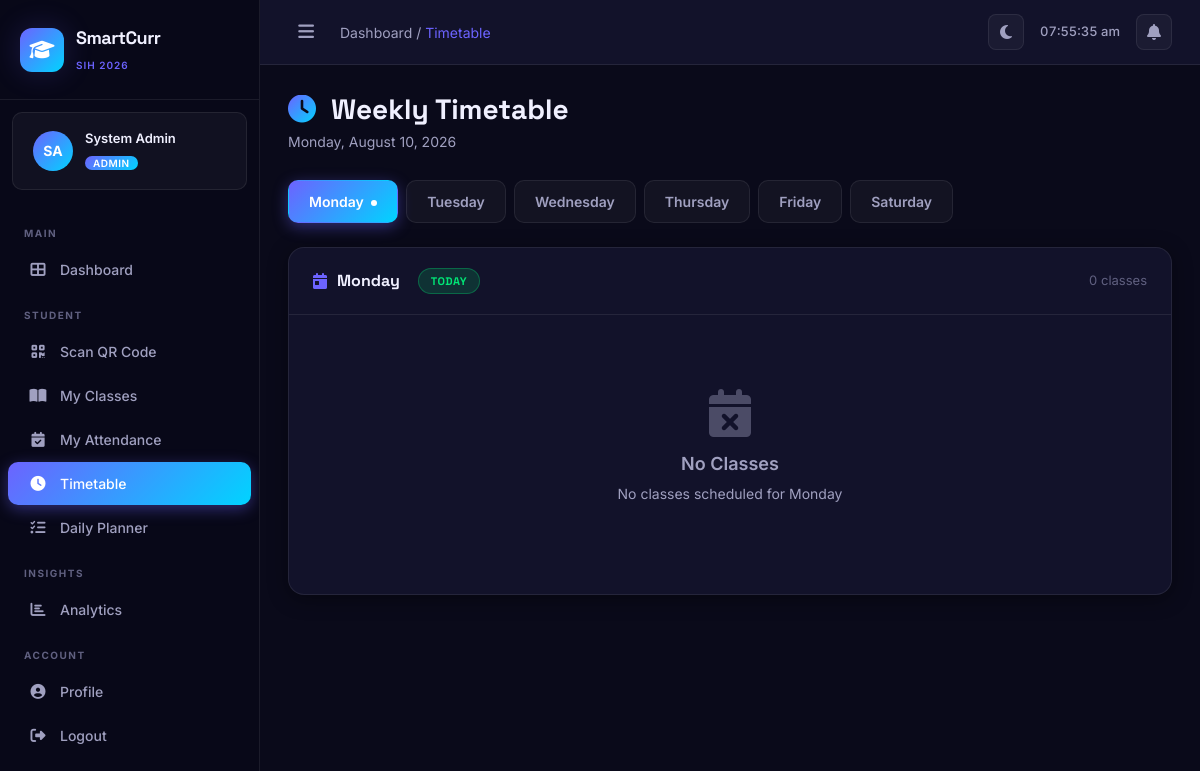
Page /timetable/ (signed in) on the committed database.
### accounts/models.py (models this page shows, shortened)
class CustomUser(AbstractUser):
    ROLE_CHOICES = [
        ('student', 'Student'),
        ('teacher', 'Teacher'),
        ('admin', 'Admin'),
    ]
    role = models.CharField(max_length=20, choices=ROLE_CHOICES, default='student')
    phone = models.CharField(max_length=15, blank=True)
    profile_picture = models.ImageField(upload_to='profiles/', blank=True, null=True)
    department = models.CharField(max_length=100, blank=True)
    roll_number = models.CharField(max_length=20, blank=True)  # for students
    employee_id = models.CharField(max_length=20, blank=True)  # for teachers
    year_of_study = models.IntegerField(null=True, blank=True)  # for students
    section = models.CharField(max_length=10, blank=True)
    def is_teacher(self):
        return self.role == 'teacher'
    def is_student(self):
        return self.role == 'student'

### timetable/views.py (the view)
# urls.py: path('', views.timetable_view, name='timetable'),
@login_required
def timetable_view(request):
    user = request.user
    if user.is_student():
        slots = TimeSlot.objects.filter(
            department=user.department,
            year=user.year_of_study,
            section=user.section
        ).select_related('class_obj__subject', 'class_obj__teacher').order_by('day', 'start_time')
    else:
        slots = TimeSlot.objects.filter(
            class_obj__teacher=user
        ).select_related('class_obj__subject').order_by('day', 'start_time')
    days = ['MON', 'TUE', 'WED', 'THU', 'FRI', 'SAT']
    day_labels = {'MON': 'Monday', 'TUE': 'Tuesday', 'WED': 'Wednesday',
                  'THU': 'Thursday', 'FRI': 'Friday', 'SAT': 'Saturday'}
    timetable = {day: [] for day in days}
    for slot in slots:
        timetable[slot.day].append(slot)
    today = timezone.now().date()
    today_day = today.strftime('%A')[:3].upper()
    today_slots = timetable.get(today_day, [])
    free_periods = [s for s in today_slots if s.slot_type == 'free']
    return render(request, 'timetable/timetable.html', {
        'timetable': timetable,
        'days': days,
        'day_labels': day_labels,
        'today': today,
        'today_day': today_day,
        'today_slots': today_slots,
        'free_periods': free_periods,
    })

### timetable/templatetags/timetable_extras.py (called while the page is built)
@register.filter
def dict_get(d, key):
    if isinstance(d, dict):
        return d.get(key, [])
    return []

### templates/timetable/timetable.html (shortened to what this page needs)
{% extends 'base.html' %}
{% load timetable_extras %}
{% block breadcrumb %}Dashboard / <span style="color:var(--accent-primary)">Timetable</span>{% endblock %}
{% block content %}
<div class="page-header fade-in-up">
    <h1 class="page-title"><i class="fas fa-clock me-2 text-gradient"></i> Weekly Timetable</h1>
    <p class="page-subtitle">{{ today|date:"l, F j, Y" }}</p>
</div>
<div class="d-flex gap-2 flex-wrap mb-4 fade-in-up">
    {% for day in days %}
    <button class="day-tab {% if day == today_day %}active{% endif %}" onclick="showDay('{{ day }}', this)">
        {{ day_labels|dict_get:day }}
        {% if day == today_day %}<span style="display: inline-block; width: 6px; height: 6px; background: white; border-radius: 50%; margin-left: 4px; vertical-align: middle;"></span>{% endif %}
    </button>
    {% endfor %}
</div>
{% for day in days %}
<div id="day_{{ day }}" class="day-content {% if day != today_day %}d-none{% endif %}">
    <div class="card-premium fade-in-up">
        <div class="card-header-premium">
            <div class="section-title mb-0">
                <i class="fas fa-calendar-day" style="color: var(--accent-primary);"></i>
                {{ day_labels|dict_get:day }}
                {% if day == today_day %}<span class="badge-premium badge-success ms-2" style="font-size: 11px;">Today</span>{% endif %}
            </div>
            {% if day == today_day %}
            <span style="font-size: 13px; color: var(--text-muted);">{{ timetable|dict_get:day|length }} classes</span>
            {% endif %}
        </div>
        <div class="card-body-premium">
            {% with slots=timetable|dict_get:day %}
            {% if slots %}
            <div class="timetable-grid">
                {% for slot in slots %}
                <div class="time-slot-card {{ slot.slot_type }}">
                    <div class="slot-time">
                        {{ slot.start_time|time:"g:i A" }}<br>
                        <span style="color: var(--text-muted); font-size: 11px;">{{ slot.end_time|time:"g:i A" }}</span>
                    </div>
                    <div style="flex: 1;">
                        {% if slot.slot_type == 'class' and slot.class_obj %}
                        <div style="font-weight: 700; font-size: 15px;">{{ slot.class_obj.subject.name }}</div>
                        <div style="font-size: 12px; color: var(--text-muted);">
                            {{ slot.class_obj.subject.code }}
                            {% if request.user.is_student %} · {{ slot.class_obj.teacher.get_full_name }}{% endif %}
                        </div>
                        {% elif slot.slot_type == 'free' %}
                        <div style="font-weight: 700; font-size: 15px; color: var(--accent-success);">🎯 Free Period</div>
                        <div style="font-size: 12px; color: var(--text-muted);">Use this time productively</div>
                        {% elif slot.slot_type == 'lunch' %}
                        <div style="font-weight: 700; font-size: 15px; color: var(--accent-warning);">🍽️ Lunch Break</div>
                        {% elif slot.slot_type == 'lab' %}
                        <div style="font-weight: 700; font-size: 15px; color: var(--accent-secondary);">🔬 Lab Session</div>
                        {% if slot.class_obj %}<div style="font-size: 12px; color: var(--text-muted);">{{ slot.class_obj.subject.name }}</div>{% endif %}
                        {% endif %}
                    </div>
                    <div style="text-align: right;">
                        {% if slot.room_number %}
                        <span class="badge-premium badge-info" style="font-size: 11px;">🏫 {{ slot.room_number }}</span>
                        {% endif %}
                        <div style="font-size: 11px; color: var(--text-muted); margin-top: 4px;">
                            {% widthratio slot.end_time|timeuntil:slot.start_time 1 1 %} hrs
                        </div>
                    </div>
                </div>
                {% endfor %}
            </div>
            {% else %}
            <div class="empty-state" style="padding: 50px;">
                <i class="fas fa-calendar-times"></i>
                <h3>No Classes</h3>
                <p>No classes scheduled for {{ day_labels|dict_get:day }}</p>
            </div>
            {% endif %}
            {% endwith %}
        </div>
    </div>
</div>
{% endfor %}
{% endblock %}

### templates/base.html (shortened to what this page needs)
{% load static %}
<!DOCTYPE html>
<html lang="en" data-theme="dark">
<head>
    <link href="https://cdn.jsdelivr.net/npm/bootstrap@5.3.0/dist/css/bootstrap.min.css" rel="stylesheet">
    <link href="https://cdnjs.cloudflare.com/ajax/libs/font-awesome/6.5.0/css/all.min.css" rel="stylesheet">
    <link rel="stylesheet" href="{% static 'css/main.css' %}">
</head>
<body>
    {% if user.is_authenticated %}
    <div class="sidebar" id="sidebar">
        <div class="sidebar-brand">
            <div class="brand-icon">
                <i class="fas fa-graduation-cap"></i>
            </div>
            <div class="brand-text">
                <span class="brand-name">SmartCurr</span>
                <span class="brand-sub">SIH 2026</span>
            </div>
        </div>
        <div class="sidebar-user">
            <div class="user-avatar">
                {% if user.profile_picture %}
                    <img src="{{ user.profile_picture.url }}" alt="Profile">
                {% else %}
                    <div class="avatar-placeholder">{{ user.first_name|first|upper }}{{ user.last_name|first|upper }}</div>
                {% endif %}
            </div>
            <div class="user-info">
                <span class="user-name">{{ user.get_full_name|default:user.username }}</span>
                <span class="user-role badge">{{ user.role|title }}</span>
            </div>
        </div>
        <nav class="sidebar-nav">
            <div class="nav-section-label">Main</div>
            <a href="{% url 'dashboard' %}" class="nav-link {% if request.resolver_match.url_name == 'dashboard' %}active{% endif %}">
                <i class="fas fa-th-large"></i><span>Dashboard</span>
            </a>
            {% if user.is_teacher %}
            <div class="nav-section-label">Teacher</div>
            <a href="{% url 'class_list' %}" class="nav-link {% if 'class' in request.resolver_match.url_name %}active{% endif %}">
                <i class="fas fa-chalkboard-teacher"></i><span>My Classes</span>
            </a>
            <a href="{% url 'class_create' %}" class="nav-link">
                <i class="fas fa-plus-circle"></i><span>Create Class</span>
            </a>
            <a href="{% url 'attendance_history' %}" class="nav-link">
                <i class="fas fa-history"></i><span>Attendance History</span>
            </a>
            {% else %}
            <div class="nav-section-label">Student</div>
            <a href="{% url 'mark_attendance' %}" class="nav-link {% if request.resolver_match.url_name == 'mark_attendance' %}active{% endif %}">
                <i class="fas fa-qrcode"></i><span>Scan QR Code</span>
            </a>
            <a href="{% url 'class_list' %}" class="nav-link {% if 'class' in request.resolver_match.url_name %}active{% endif %}">
                <i class="fas fa-book-open"></i><span>My Classes</span>
            </a>
            <a href="{% url 'attendance_history' %}" class="nav-link">
                <i class="fas fa-calendar-check"></i><span>My Attendance</span>
            </a>
            <a href="{% url 'timetable' %}" class="nav-link {% if request.resolver_match.url_name == 'timetable' %}active{% endif %}">
                <i class="fas fa-clock"></i><span>Timetable</span>
            </a>
            <a href="{% url 'daily_planner' %}" class="nav-link {% if request.resolver_match.url_name == 'daily_planner' %}active{% endif %}">
                <i class="fas fa-tasks"></i><span>Daily Planner</span>
            </a>
            {% endif %}
            <div class="nav-section-label">Insights</div>
            <a href="{% url 'analytics' %}" class="nav-link {% if request.resolver_match.url_name == 'analytics' %}active{% endif %}">
                <i class="fas fa-chart-bar"></i><span>Analytics</span>
            </a>
            <div class="nav-section-label">Account</div>
            <a href="{% url 'profile' %}" class="nav-link">
                <i class="fas fa-user-circle"></i><span>Profile</span>
            </a>
            <a href="{% url 'logout' %}" class="nav-link logout-link">
                <i class="fas fa-sign-out-alt"></i><span>Logout</span>
            </a>
        </nav>
    </div>
    {% endif %}
    <div class="main-content {% if not user.is_authenticated %}full-width{% endif %}">
        {% if user.is_authenticated %}
        <div class="topbar">
            <button class="sidebar-toggle" id="sidebarToggle" onclick="toggleSidebar()">
                <i class="fas fa-bars"></i>
            </button>
            <div class="topbar-breadcrumb">
                {% block breadcrumb %}{% endblock %}
            </div>
            <div class="topbar-right">
                <div class="theme-toggle" onclick="toggleTheme()" title="Toggle Theme">
                    <i class="fas fa-moon" id="themeIcon"></i>
                </div>
                <div class="topbar-time" id="topbarTime"></div>
                <div class="topbar-notif">
                    <i class="fas fa-bell"></i>
                </div>
            </div>
        </div>
        {% endif %}
        <div class="content-area">
            {% block content %}{% endblock %}
        </div>
    </div>
</body>
</html>

### templates/timetable/timetable.html (style rules this page uses)
.day-tab { cursor: pointer; padding: 10px 20px; border-radius: 10px; font-size: 14px; font-weight: 600; background: var(--bg-glass); border: 1px solid var(--border-color); color: var(--text-secondary); transition: all 0.2s; white-space: nowrap; }
.day-tab.active { background: var(--gradient-primary); color: white; border-color: transparent; box-shadow: 0 4px 15px rgba(108,99,255,0.4); }

### rows in the picture
CustomUser: first_name|first "S", last_name|first "A", get_full_name "System Admin", role "ADMIN"

### other values in the picture
{{ day_labels|dict_get:day }} "Monday" "Tuesday" "Wednesday" "Thursday" "Friday" "Saturday"
{{ day_labels|dict_get:day }} "Monday"
{{ timetable|dict_get:day|length }} "0"
